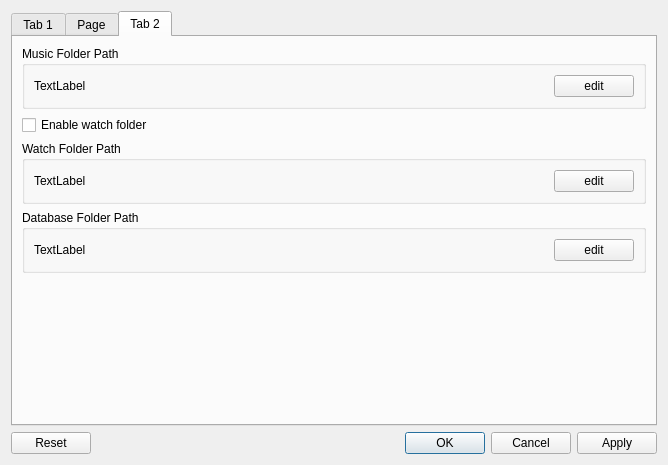
<?xml version="1.0" encoding="UTF-8"?>
<ui version="4.0">
 <class>SettingsWidget</class>
 <widget class="QDialog" name="SettingsWidget">
  <property name="geometry">
   <rect>
    <x>0</x>
    <y>0</y>
    <width>668</width>
    <height>465</height>
   </rect>
  </property>
  <property name="windowTitle">
   <string>Dialog</string>
  </property>
  <layout class="QVBoxLayout" name="verticalLayout">
   <item>
    <widget class="QTabWidget" name="tabWidget">
     <property name="currentIndex">
      <number>2</number>
     </property>
     <widget class="QWidget" name="generalTab">
      <attribute name="title">
       <string>Tab 1</string>
      </attribute>
     </widget>
     <widget class="QWidget" name="playbackTab">
      <attribute name="title">
       <string>Page</string>
      </attribute>
     </widget>
     <widget class="QWidget" name="advancedTab">
      <attribute name="title">
       <string>Tab 2</string>
      </attribute>
      <layout class="QVBoxLayout" name="verticalLayout_2">
       <item>
        <widget class="QGroupBox" name="musicFolderLayer">
         <property name="title">
          <string>Music Folder Path</string>
         </property>
         <layout class="QHBoxLayout" name="horizontalLayout_2">
          <item>
           <widget class="QLabel" name="musicFolderLabel">
            <property name="text">
             <string>TextLabel</string>
            </property>
           </widget>
          </item>
          <item>
           <spacer name="horizontalSpacer">
            <property name="orientation">
             <enum>Qt::Horizontal</enum>
            </property>
            <property name="sizeHint" stdset="0">
             <size>
              <width>40</width>
              <height>20</height>
             </size>
            </property>
           </spacer>
          </item>
          <item>
           <widget class="QPushButton" name="musicFolderEditButton">
            <property name="text">
             <string>edit</string>
            </property>
           </widget>
          </item>
         </layout>
        </widget>
       </item>
       <item>
        <layout class="QHBoxLayout" name="checkBoxWatchFolderLayout">
         <item>
          <widget class="QCheckBox" name="checkBoxWatchFolder">
           <property name="text">
            <string>Enable watch folder</string>
           </property>
          </widget>
         </item>
        </layout>
       </item>
       <item>
        <widget class="QGroupBox" name="watchFolderLayer">
         <property name="title">
          <string>Watch Folder Path</string>
         </property>
         <layout class="QHBoxLayout" name="horizontalLayout_3">
          <item>
           <widget class="QLabel" name="watchFolderLabel">
            <property name="text">
             <string>TextLabel</string>
            </property>
           </widget>
          </item>
          <item>
           <spacer name="horizontalSpacer_2">
            <property name="orientation">
             <enum>Qt::Horizontal</enum>
            </property>
            <property name="sizeHint" stdset="0">
             <size>
              <width>40</width>
              <height>20</height>
             </size>
            </property>
           </spacer>
          </item>
          <item>
           <widget class="QPushButton" name="watchFolderEditButton">
            <property name="text">
             <string>edit</string>
            </property>
           </widget>
          </item>
         </layout>
        </widget>
       </item>
       <item>
        <widget class="QGroupBox" name="databaseFolderLayer">
         <property name="title">
          <string>Database Folder Path</string>
         </property>
         <layout class="QHBoxLayout" name="horizontalLayout">
          <item>
           <widget class="QLabel" name="databaseFolderLabel">
            <property name="text">
             <string>TextLabel</string>
            </property>
           </widget>
          </item>
          <item>
           <spacer name="horizontalSpacer_3">
            <property name="orientation">
             <enum>Qt::Horizontal</enum>
            </property>
            <property name="sizeHint" stdset="0">
             <size>
              <width>40</width>
              <height>20</height>
             </size>
            </property>
           </spacer>
          </item>
          <item>
           <widget class="QPushButton" name="databaseEditButton">
            <property name="text">
             <string>edit</string>
            </property>
           </widget>
          </item>
         </layout>
        </widget>
       </item>
       <item>
        <spacer name="verticalSpacer">
         <property name="orientation">
          <enum>Qt::Vertical</enum>
         </property>
         <property name="sizeHint" stdset="0">
          <size>
           <width>20</width>
           <height>40</height>
          </size>
         </property>
        </spacer>
       </item>
      </layout>
     </widget>
    </widget>
   </item>
   <item>
    <widget class="QDialogButtonBox" name="buttonBox">
     <property name="standardButtons">
      <set>QDialogButtonBox::Apply|QDialogButtonBox::Cancel|QDialogButtonBox::Ok|QDialogButtonBox::Reset</set>
     </property>
    </widget>
   </item>
  </layout>
 </widget>
 <resources/>
 <connections/>
</ui>
